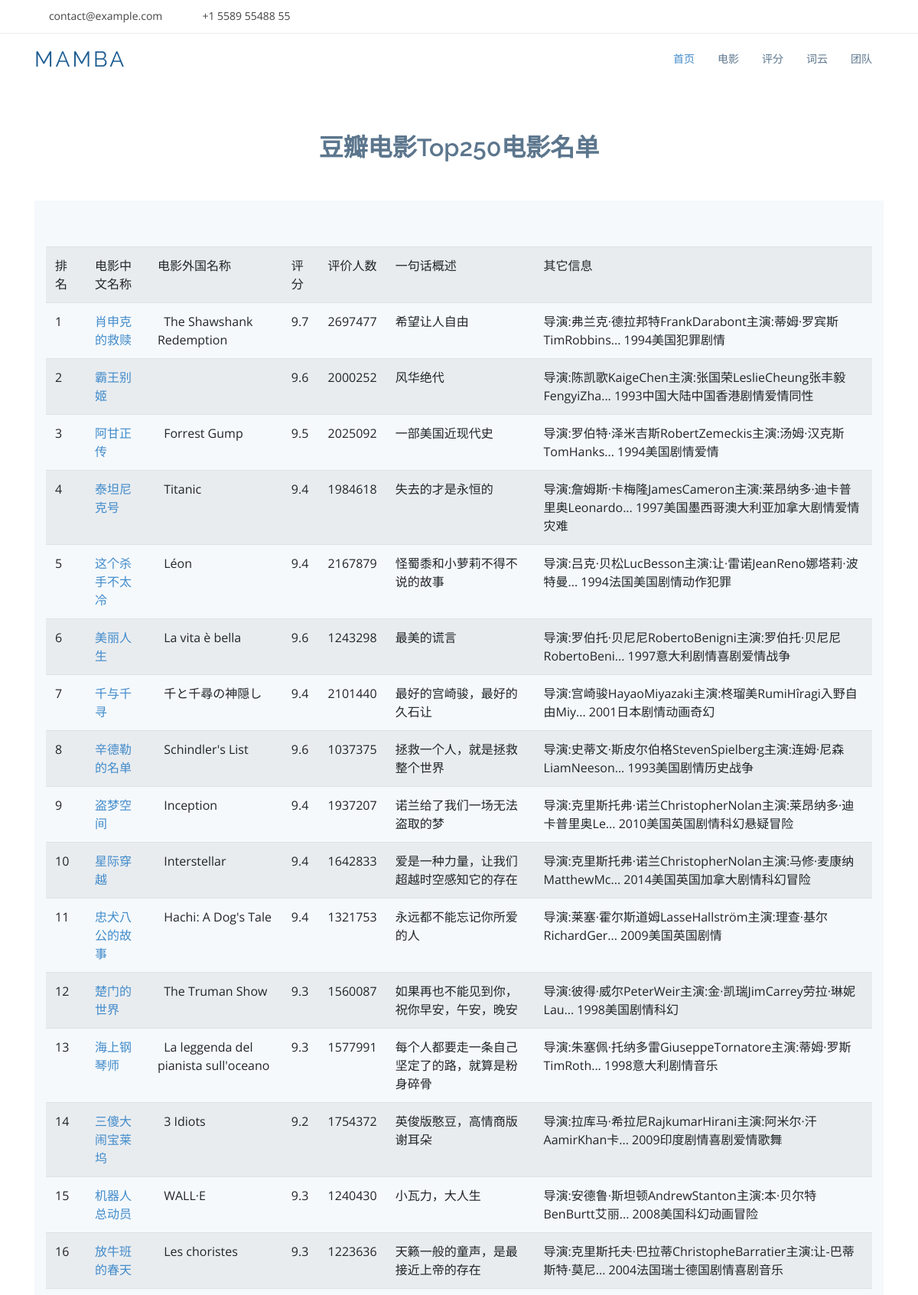
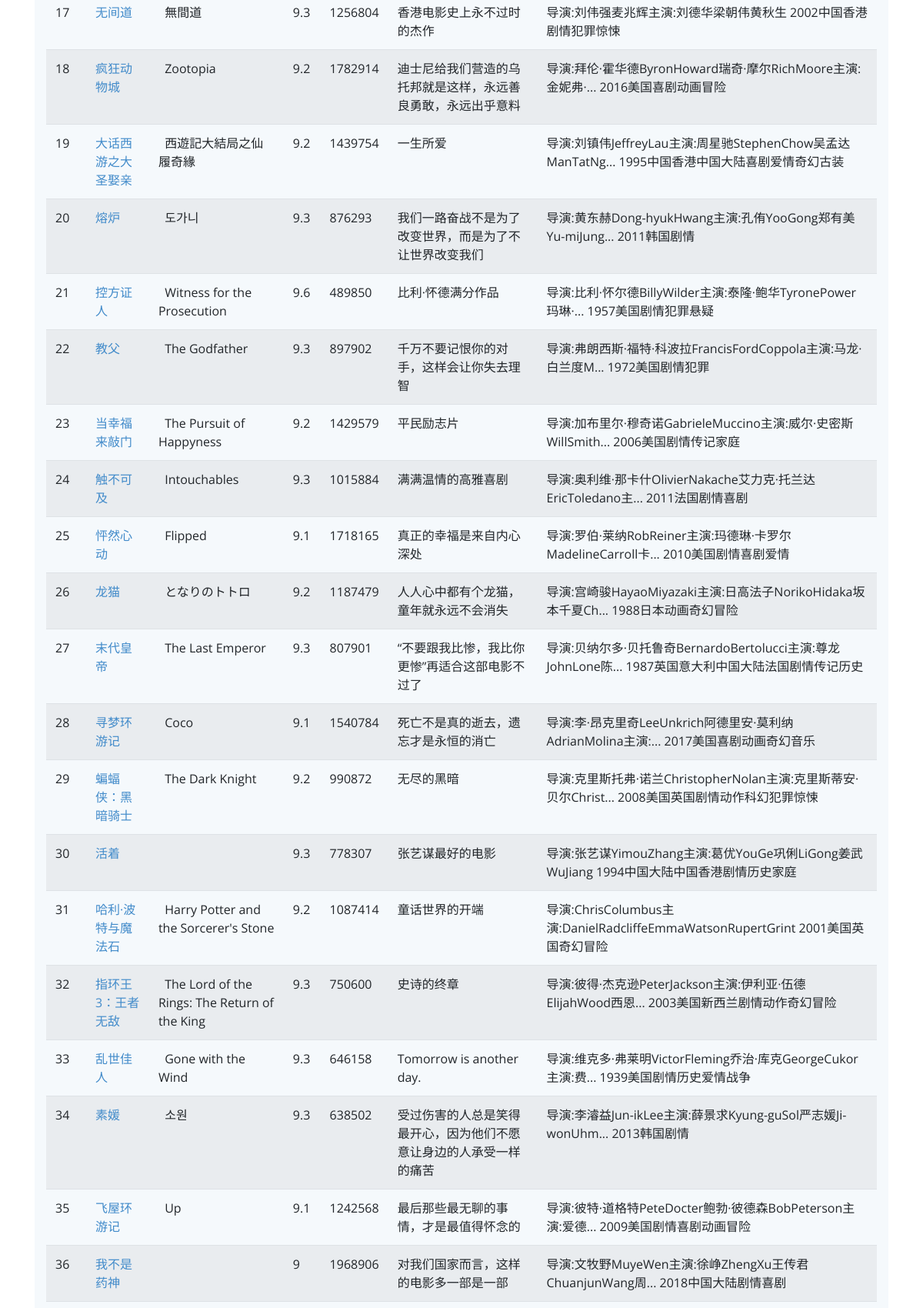
The page /movie (upper part) on the database its author committed (2 pictures, top to bottom).
### tables this page shows
CREATE TABLE movieTop250(
                id integer primary key autoincrement,
                info_link text,
                pic_link text,
                cname text,
                ename text,
                score numeric,
                rated numeric,
                instroduction text,
                info text
            );

### app.py (the view)
@app.route('/movie')
def movie():
    dataList = []
    con = sqlite3.connect("movieTop250.db")
    cur = con.cursor()
    sql = "select * from movieTop250"
    data = con.execute(sql)
    for item in data:
        dataList.append(item)
    cur.close()
    con.close()
    return render_template("movie.html",movies = dataList)

### templates/movie.html (shortened to what this page needs)
<!DOCTYPE html>
<html lang="en">
<head>
    <link href="static/assets/vendor/bootstrap/css/bootstrap.min.css" rel="stylesheet">
    <link href="static/assets/vendor/icofont/icofont.min.css" rel="stylesheet">
    <link href="static/assets/vendor/boxicons/css/boxicons.min.css" rel="stylesheet">
    <link href="static/assets/vendor/animate.css/animate.min.css" rel="stylesheet">
    <link href="static/assets/vendor/venobox/venobox.css" rel="stylesheet">
    <link href="static/assets/vendor/aos/aos.css" rel="stylesheet">
    <link href="static/assets/css/style.css" rel="stylesheet">
</head>
<body>
<section id="topbar" class="d-none d-lg-block">
    <div class="container clearfix">
        <div class="contact-info float-left">
            <i class="icofont-envelope"></i><a href="mailto:contact@example.com">contact@example.com</a>
            <i class="icofont-phone"></i> +1 5589 55488 55
        </div>
        <div class="social-links float-right">
            <a href="#" class="twitter"><i class="icofont-twitter"></i></a>
            <a href="#" class="facebook"><i class="icofont-facebook"></i></a>
            <a href="#" class="instagram"><i class="icofont-instagram"></i></a>
            <a href="#" class="skype"><i class="icofont-skype"></i></a>
            <a href="#" class="linkedin"><i class="icofont-linkedin"></i></i></a>
        </div>
    </div>
</section>
<header id="header">
    <div class="container">
        <div class="logo float-left">
            <h1 class="text-light"><a href="temp.html"><span>Mamba</span></a></h1>
        </div>
        <nav class="nav-menu float-right d-none d-lg-block">
            <ul>
                <li class="active"><a href="/index">首页</a></li>
                <li><a href="/movie">电影</a></li>
                <li><a href="/score">评分</a></li>
                <li><a href="/word">词云</a></li>
                <li><a href="/team">团队</a></li>
            </ul>
        </nav>
    </div>
</header>
<section id="team" class="team">
    <div class="container">
        <div class="section-title">
            <h2>豆瓣电影Top250电影名单</h2>
        </div>
        <section class="counts section-bg">
            <div class="container">
                <table class="table table-striped">
                    <tr>
                        <td>排名</td>
                        <td>电影中文名称</td>
                        <td>电影外国名称</td>
                        <td>评分</td>
                        <td>评价人数</td>
                        <td>一句话概述</td>
                        <td>其它信息</td>
                    </tr>
                    {% for movie in movies %}
                        <tr>
                            <td>
                                {{ movie[0] }}</td>
                            <td>
                                <a href="{{ movie[1] }}">
                                    {{ movie[3] }}
                                </a>
                            </td>
                            <td>{{ movie[4] }}</td>
                            <td>{{ movie[5] }}</td>
                            <td>{{ movie[6] }}</td>
                            <td>{{ movie[7] }}</td>
                            <td>{{ movie[8] }}</td>
                        </tr>
                    {% endfor %}
                </table>
            </div>
        </section>
    </div>
</section>
</body>
</html>

### static/assets/css/style.css (style rules this page uses)
body { font-family: "Open Sans", sans-serif; color: #444; }
a { color: #428bca; }
h1, h2, h3, h4, h5, h6, .font-primary { font-family: "Raleway", sans-serif; }
#topbar { background: #fff; padding: 10px 0; border-bottom: 1px solid #eee; font-size: 14px; }
#topbar .contact-info a { line-height: 1; color: #444; transition: 0.3s; }
#topbar .contact-info i { color: #428bca; padding: 4px; }
#topbar .contact-info .icofont-phone { padding-left: 20px; margin-left: 10px; }
#topbar .social-links a { color: #5c768d; padding: 4px 12px; display: inline-block; line-height: 1px; transition: 0.3s; }
#header { height: 70px; transition: all 0.5s; transition: all 0.5s; padding: 10px 0; background: #fff; z-index: 997; }
#header .logo h1 { font-size: 28px; margin: 0; padding: 10px 0; line-height: 1; font-weight: 400; letter-spacing: 3px; text-transform: uppercase; }
#header .logo h1 a, #header .logo h1 a:hover { color: #1c5c93; text-decoration: none; }
.nav-menu, .nav-menu * { margin: 0; padding: 0; list-style: none; }
.nav-menu > ul > li { position: relative; white-space: nowrap; float: left; }
.nav-menu a { display: block; position: relative; color: #5c768d; padding: 12px 15px; transition: 0.3s; font-size: 14px; font-family: "Open Sans", sans-serif; }
.nav-menu a:hover, .nav-menu .active > a, .nav-menu li:hover > a { color: #428bca; text-decoration: none; }
.mobile-nav { position: fixed; top: 0; bottom: 0; z-index: 9999; overflow-y: auto; left: -260px; width: 260px; padding-top: 18px; background: #1f3548; transition: 0.4s; }
.mobile-nav * { margin: 0; padding: 0; list-style: none; }
.mobile-nav a { display: block; position: relative; color: #e3f0fc; padding: 10px 20px; font-weight: 500; }
.mobile-nav a:hover, .mobile-nav .active > a, .mobile-nav li:hover > a { color: #9eccf4; text-decoration: none; }
section { padding: 60px 0; }
.section-bg { background-color: #f5f9fc; }
.section-title { text-align: center; padding-bottom: 30px; }
.section-title h2 { font-size: 32px; font-weight: 600; margin-bottom: 20px; padding-bottom: 0; color: #5c768d; }
.counts { padding-bottom: 30px; }
.team { background: #fff; padding: 60px 0 30px 0; }

### rows shown on the page
movieTop250: id "1", cname "肖申克的救赎", ename "The Shawshank Redemption", score "9.7", rated "2697477", instroduction "希望让人自由", info "导演:弗兰克·德拉邦特FrankDarabont主演:蒂姆·罗宾斯TimRobbins... 1994美国犯罪剧情"
movieTop250: id "2", cname "霸王别姬", score "9.6", rated "2000252", instroduction "风华绝代", info "导演:陈凯歌KaigeChen主演:张国荣LeslieCheung张丰毅FengyiZha... 1993中国大陆中国香港剧情爱情同性"
movieTop250: id "3", cname "阿甘正传", ename "Forrest Gump", score "9.5", rated "2025092", instroduction "一部美国近现代史", info "导演:罗伯特·泽米吉斯RobertZemeckis主演:汤姆·汉克斯TomHanks... 1994美国剧情爱情"
movieTop250: id "4", cname "泰坦尼克号", ename "Titanic", score "9.4", rated "1984618", instroduction "失去的才是永恒的", info "导演:詹姆斯·卡梅隆JamesCameron主演:莱昂纳多·迪卡普里奥Leonardo... 1997美国墨西哥澳大利亚加拿大剧情爱情灾难"
movieTop250: id "5", cname "这个杀手不太冷", ename "Léon", score "9.4", rated "2167879", instroduction "怪蜀黍和小萝莉不得不说的故事", info "导演:吕克·贝松LucBesson主演:让·雷诺JeanReno娜塔莉·波特曼... 1994法国美国剧情动作犯罪"
movieTop250: id "6", cname "美丽人生", ename "La vita è bella", score "9.6", rated "1243298", instroduction "最美的谎言", info "导演:罗伯托·贝尼尼RobertoBenigni主演:罗伯托·贝尼尼RobertoBeni... 1997意大利剧情喜剧爱情战争"
movieTop250: id "7", cname "千与千寻", ename "千と千尋の神隠し", score "9.4", rated "2101440", instroduction "最好的宫崎骏，最好的久石让", info "导演:宫崎骏HayaoMiyazaki主演:柊瑠美RumiHîragi入野自由Miy... 2001日本剧情动画奇幻"
movieTop250: id "8", cname "辛德勒的名单", ename "Schindler's List", score "9.6", rated "1037375", instroduction "拯救一个人，就是拯救整个世界", info "导演:史蒂文·斯皮尔伯格StevenSpielberg主演:连姆·尼森LiamNeeson... 1993美国剧情历史战争"
movieTop250: id "9", cname "盗梦空间", ename "Inception", score "9.4", rated "1937207", instroduction "诺兰给了我们一场无法盗取的梦", info "导演:克里斯托弗·诺兰ChristopherNolan主演:莱昂纳多·迪卡普里奥Le... 2010美国英国剧情科幻悬疑冒险"
movieTop250: id "10", cname "星际穿越", ename "Interstellar", score "9.4", rated "1642833", instroduction "爱是一种力量，让我们超越时空感知它的存在", info "导演:克里斯托弗·诺兰ChristopherNolan主演:马修·麦康纳MatthewMc... 2014美国英国加拿大剧情科幻冒险"
movieTop250: id "11", cname "忠犬八公的故事", ename "Hachi: A Dog's Tale", score "9.4", rated "1321753", instroduction "永远都不能忘记你所爱的人", info "导演:莱塞·霍尔斯道姆LasseHallström主演:理查·基尔RichardGer... 2009美国英国剧情"
movieTop250: id "12", cname "楚门的世界", ename "The Truman Show", score "9.3", rated "1560087", instroduction "如果再也不能见到你，祝你早安，午安，晚安", info "导演:彼得·威尔PeterWeir主演:金·凯瑞JimCarrey劳拉·琳妮Lau... 1998美国剧情科幻"
movieTop250: id "13", cname "海上钢琴师", ename "La leggenda del pianista sull'oceano", score "9.3", rated "1577991", instroduction "每个人都要走一条自己坚定了的路，就算是粉身碎骨", info "导演:朱塞佩·托纳多雷GiuseppeTornatore主演:蒂姆·罗斯TimRoth... 1998意大利剧情音乐"
movieTop250: id "14", cname "三傻大闹宝莱坞", ename "3 Idiots", score "9.2", rated "1754372", instroduction "英俊版憨豆，高情商版谢耳朵", info "导演:拉库马·希拉尼RajkumarHirani主演:阿米尔·汗AamirKhan卡... 2009印度剧情喜剧爱情歌舞"
movieTop250: id "15", cname "机器人总动员", ename "WALL·E", score "9.3", rated "1240430", instroduction "小瓦力，大人生", info "导演:安德鲁·斯坦顿AndrewStanton主演:本·贝尔特BenBurtt艾丽... 2008美国科幻动画冒险"
movieTop250: id "16", cname "放牛班的春天", ename "Les choristes", score "9.3", rated "1223636", instroduction "天籁一般的童声，是最接近上帝的存在", info "导演:克里斯托夫·巴拉蒂ChristopheBarratier主演:让-巴蒂斯特·莫尼... 2004法国瑞士德国剧情喜剧音乐"
movieTop250: id "17", cname "无间道", ename "無間道", score "9.3", rated "1256804", instroduction "香港电影史上永不过时的杰作", info "导演:刘伟强麦兆辉主演:刘德华梁朝伟黄秋生 2002中国香港剧情犯罪惊悚"
movieTop250: id "18", cname "疯狂动物城", ename "Zootopia", score "9.2", rated "1782914", instroduction "迪士尼给我们营造的乌托邦就是这样，永远善良勇敢，永远出乎意料", info "导演:拜伦·霍华德ByronHoward瑞奇·摩尔RichMoore主演:金妮弗·... 2016美国喜剧动画冒险"
movieTop250: id "19", cname "大话西游之大圣娶亲", ename "西遊記大結局之仙履奇緣", score "9.2", rated "1439754", instroduction "一生所爱", info "导演:刘镇伟JeffreyLau主演:周星驰StephenChow吴孟达ManTatNg... 1995中国香港中国大陆喜剧爱情奇幻古装"
movieTop250: id "20", cname "熔炉", ename "도가니", score "9.3", rated "876293", instroduction "我们一路奋战不是为了改变世界，而是为了不让世界改变我们", info "导演:黄东赫Dong-hyukHwang主演:孔侑YooGong郑有美Yu-miJung... 2011韩国剧情"
movieTop250: id "21", cname "控方证人", ename "Witness for the Prosecution", score "9.6", rated "489850", instroduction "比利·怀德满分作品", info "导演:比利·怀尔德BillyWilder主演:泰隆·鲍华TyronePower玛琳·... 1957美国剧情犯罪悬疑"
movieTop250: id "22", cname "教父", ename "The Godfather", score "9.3", rated "897902", instroduction "千万不要记恨你的对手，这样会让你失去理智", info "导演:弗朗西斯·福特·科波拉FrancisFordCoppola主演:马龙·白兰度M... 1972美国剧情犯罪"
movieTop250: id "23", cname "当幸福来敲门", ename "The Pursuit of Happyness", score "9.2", rated "1429579", instroduction "平民励志片", info "导演:加布里尔·穆奇诺GabrieleMuccino主演:威尔·史密斯WillSmith... 2006美国剧情传记家庭"
movieTop250: id "24", cname "触不可及", ename "Intouchables", score "9.3", rated "1015884", instroduction "满满温情的高雅喜剧", info "导演:奥利维·那卡什OlivierNakache艾力克·托兰达EricToledano主... 2011法国剧情喜剧"
movieTop250: id "25", cname "怦然心动", ename "Flipped", score "9.1", rated "1718165", instroduction "真正的幸福是来自内心深处", info "导演:罗伯·莱纳RobReiner主演:玛德琳·卡罗尔MadelineCarroll卡... 2010美国剧情喜剧爱情"
movieTop250: id "26", cname "龙猫", ename "となりのトトロ", score "9.2", rated "1187479", instroduction "人人心中都有个龙猫，童年就永远不会消失", info "导演:宫崎骏HayaoMiyazaki主演:日高法子NorikoHidaka坂本千夏Ch... 1988日本动画奇幻冒险"
movieTop250: id "27", cname "末代皇帝", ename "The Last Emperor", score "9.3", rated "807901", instroduction "“不要跟我比惨，我比你更惨”再适合这部电影不过了", info "导演:贝纳尔多·贝托鲁奇BernardoBertolucci主演:尊龙JohnLone陈... 1987英国意大利中国大陆法国剧情传记历史"
movieTop250: id "28", cname "寻梦环游记", ename "Coco", score "9.1", rated "1540784", instroduction "死亡不是真的逝去，遗忘才是永恒的消亡", info "导演:李·昂克里奇LeeUnkrich阿德里安·莫利纳AdrianMolina主演:... 2017美国喜剧动画奇幻音乐"
movieTop250: id "29", cname "蝙蝠侠：黑暗骑士", ename "The Dark Knight", score "9.2", rated "990872", instroduction "无尽的黑暗", info "导演:克里斯托弗·诺兰ChristopherNolan主演:克里斯蒂安·贝尔Christ... 2008美国英国剧情动作科幻犯罪惊悚"
movieTop250: id "30", cname "活着", score "9.3", rated "778307", instroduction "张艺谋最好的电影", info "导演:张艺谋YimouZhang主演:葛优YouGe巩俐LiGong姜武WuJiang 1994中国大陆中国香港剧情历史家庭"
movieTop250: id "31", cname "哈利·波特与魔法石", ename "Harry Potter and the Sorcerer's Stone", score "9.2", rated "1087414", instroduction "童话世界的开端", info "导演:ChrisColumbus主演:DanielRadcliffeEmmaWatsonRupertGrint 2001美国英国奇幻冒险"
movieTop250: id "32", cname "指环王3：王者无敌", ename "The Lord of the Rings: The Return of the King", score "9.3", rated "750600", instroduction "史诗的终章", info "导演:彼得·杰克逊PeterJackson主演:伊利亚·伍德ElijahWood西恩... 2003美国新西兰剧情动作奇幻冒险"
movieTop250: id "33", cname "乱世佳人", ename "Gone with the Wind", score "9.3", rated "646158", instroduction "Tomorrow is another day.", info "导演:维克多·弗莱明VictorFleming乔治·库克GeorgeCukor主演:费... 1939美国剧情历史爱情战争"
movieTop250: id "34", cname "素媛", ename "소원", score "9.3", rated "638502", instroduction "受过伤害的人总是笑得最开心，因为他们不愿意让身边的人承受一样的痛苦", info "导演:李濬益Jun-ikLee主演:薛景求Kyung-guSol严志媛Ji-wonUhm... 2013韩国剧情"
movieTop250: id "35", cname "飞屋环游记", ename "Up", score "9.1", rated "1242568", instroduction "最后那些最无聊的事情，才是最值得怀念的", info "导演:彼特·道格特PeteDocter鲍勃·彼德森BobPeterson主演:爱德... 2009美国剧情喜剧动画冒险"
movieTop250: id "36", cname "我不是药神", score "9", rated "1968906", instroduction "对我们国家而言，这样的电影多一部是一部", info "导演:文牧野MuyeWen主演:徐峥ZhengXu王传君ChuanjunWang周... 2018中国大陆剧情喜剧"
